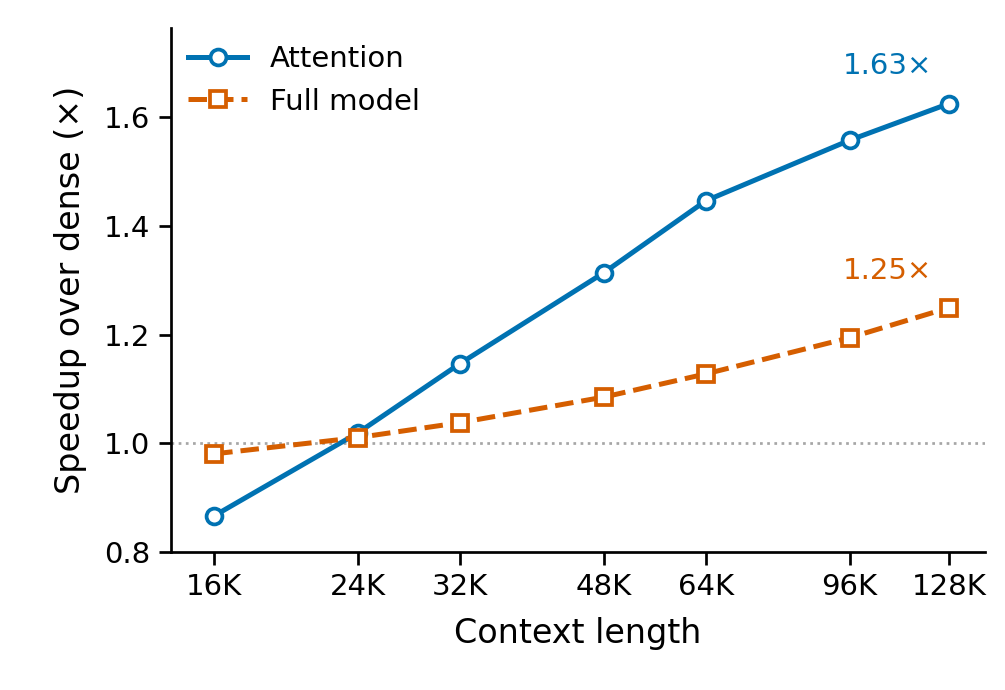

The Python source for this figure:
"""Plot full-scan GPU-local speedups from the complete seven-point sweep."""

from plot_style import BLUE, VERMILION, TIMES, axes, save, table


def main():
    rows = table("fig1_sparse_scaling_data.csv")
    contexts = [int(r["context_tokens"]) for r in rows]
    assert contexts == [16384, 24576, 32768, 49152, 65536, 98304, 130048]
    assert all(r["origin"] == "new_same_version_sweep" and r["repeats"] == "3" for r in rows)
    fig, ax = axes()
    ax.axhline(1.0, color="0.65", linewidth=0.65, linestyle=":", zorder=0)
    for field, label, color, marker, line in (
            ("attention_speedup", "Attention", BLUE, "o", "-"),
            ("full_model_speedup", "Full model", VERMILION, "s", "--")):
        y = [float(r[field]) for r in rows]
        ax.plot(contexts, y, label=label, color=color, marker=marker, linestyle=line,
                markerfacecolor="white", markeredgewidth=0.9)
        ax.annotate(f"{y[-1]:.2f}{TIMES}", (contexts[-1], y[-1]), xytext=(-4, 7),
                    textcoords="offset points", ha="right", fontsize=7, color=color)
    ax.set_xscale("log", base=2)
    ax.set_xticks(contexts, [r["context_label"] for r in rows])
    ax.set_xlim(14500, 144000)
    values = [float(r[k]) for r in rows for k in ("attention_speedup", "full_model_speedup")]
    ax.set_ylim(min(0.8, min(values) - 0.06), max(values) + 0.14)
    ax.set_xlabel("Context length")
    ax.set_ylabel(f"Speedup over dense ({TIMES})")
    ax.legend(loc="upper left", frameon=False, handlelength=2.0, borderaxespad=0.2)
    save(fig, "fig1_sparse_scaling")


if __name__ == "__main__":
    main()
